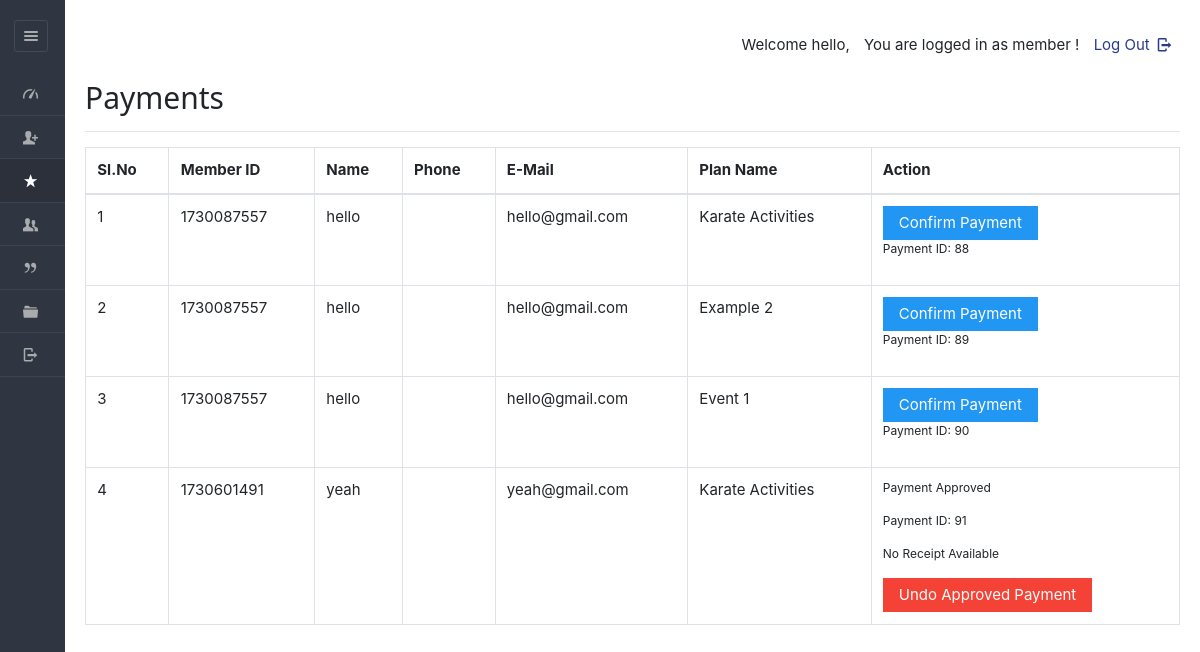
The page /dashboard/admin/payments.php (signed in) on the database its author committed.
### tables this page shows
CREATE TABLE IF NOT EXISTS `enrolls_to` (
  `et_id` int NOT NULL AUTO_INCREMENT,
  `planid` varchar(8) NOT NULL,
  `userid` varchar(20) NOT NULL,
  `paid_date` varchar(40) NOT NULL,
  `expire` varchar(40) NOT NULL,
  `hasPaid` varchar(5) NOT NULL DEFAULT 'no',
  `hasApproved` varchar(5) NOT NULL,
  `receiptIMG` varchar(100) NOT NULL,
  PRIMARY KEY (`et_id`)
);

CREATE TABLE IF NOT EXISTS `users` (
  `userid` varchar(20) NOT NULL,
  `pass_key` varchar(100) NOT NULL,
  `imageid` varchar(200) NOT NULL,
  `username` varchar(40) NOT NULL,
  `fullName` varchar(100) NOT NULL,
  `gender` varchar(8) NOT NULL,
  `mobile` varchar(20) NOT NULL,
  `email` varchar(200) NOT NULL,
  `dob` varchar(40) NOT NULL,
  `joining_date` varchar(40) NOT NULL,
  `hasApproved` varchar(10) DEFAULT NULL,
  PRIMARY KEY (`userid`)
);

CREATE TABLE IF NOT EXISTS `plan` (
  `planid` varchar(8) NOT NULL,
  `tid` varchar(45) NOT NULL,
  `planName` varchar(20) NOT NULL,
  `description` varchar(200) NOT NULL,
  `planType` varchar(50) NOT NULL,
  `startDate` varchar(50) NOT NULL,
  `endDate` varchar(50) NOT NULL,
  `duration` int NOT NULL,
  `validity` varchar(20) NOT NULL DEFAULT 'Lifetime',
  `amount` int NOT NULL DEFAULT '0',
  `active` varchar(255) NOT NULL,
  PRIMARY KEY (`planid`),
  KEY `idx_plan_name` (`planName`),
  KEY `idx_plan_type` (`planType`),
  KEY `idx_description` (`description`),
  KEY `idx_active` (`active`)
);

### dashboard/admin/payments.php (the view, shortened to what this page needs)
<!DOCTYPE html>
<html lang="en">
<head>
    <link rel="stylesheet" href="../../css/style.css"  id="style-resource-5">
    <link rel="stylesheet" href="../../css/dashMain.css">
    <link rel="stylesheet" type="text/css" href="../../css/entypo.css">
    <link href="a1style.css" type="text/css" rel="stylesheet">
	<link rel="stylesheet" href="../../css/bootstrap.min.css">
    <link rel="stylesheet" href="../../css/insidedashboard.css">
	<link rel="stylesheet" href="../../css/dashboard/sidebar.css">
</head>
      <body class="page-body  page-fade" onload="collapseSidebar()">
    	<div class="page-container sidebar-collapsed" id="navbarcollapse">
		<div class="sidebar-menu">
			<header class="logo-env">
					<div class="sidebar-collapse" onclick="collapseSidebar()">
				<a href="#" class="sidebar-collapse-icon with-animation">
					<i class="entypo-menu"></i>
				</a>
			</div>
			</header>
    		<?php include('nav.php'); ?>
    	</div>
    		<div class="main-content">
				<div class="row">
					<div class="col-md-6 col-sm-8 clearfix">
					</div>
					<div class="col-md-6 col-sm-4 clearfix hidden-xs">
						<ul class="list-inline links-list pull-right">
							<li>
								<a href="logout.php">
									Log Out <i class="entypo-logout right"></i>
								</a>
							</li>
						</ul>
					</div>
				</div>
				<h2>Payments</h2>
<hr />
<table class="table table-bordered">
    <thead>
        <tr>
            <th>Sl.No</th>
            <th>Member ID</th>
            <th>Name</th>
            <th>Phone</th>
            <th>E-Mail</th>
            <th>Plan Name</th>
            <th>Action</th>
        </tr>
    </thead>
    <tbody>
<?php
$query = "SELECT e.*, u.username, u.mobile, u.email, p.planName
          FROM enrolls_to e
          JOIN users u ON e.userid = u.userid
          JOIN plan p ON e.planid = p.planid
          ORDER BY e.expire";
$result = mysqli_query($con, $query);
$sno = 1;
if (mysqli_num_rows($result) > 0) {
    while ($row = mysqli_fetch_array($result, MYSQLI_ASSOC)) {
        $uid = $row['userid'];
        $planid = $row['planid'];
        $planName = $row['planName'];
        $hasPaid = $row['hasPaid'];
        $hasApproved = $row['hasApproved'];
        $et_id = $row['et_id'];
        $receiptIMG = $row['receiptIMG'];
        echo "<tr>";
        echo "<td>" . $sno . "</td>";
        echo "<td>" . htmlspecialchars($row['userid']) . "</td>";
        echo "<td>" . htmlspecialchars($row['username']) . "</td>";
        echo "<td>" . htmlspecialchars($row['mobile']) . "</td>";
        echo "<td>" . htmlspecialchars($row['email']) . "</td>";
        echo "<td>" . htmlspecialchars($planName) . "</td>";
        $sno++;
        if ($hasPaid === 'no') {
            echo "<td>
                    <form action='make_payments.php' method='post'>
                        <input type='hidden' name='userID' value='" . htmlspecialchars($uid) . "'/>
                        <input type='hidden' name='planID' value='" . htmlspecialchars($planid) . "'/>
                        <input type='hidden' name='et_id' value='" . htmlspecialchars($et_id) . "'/>
                        <input type='submit' class='a1-btn a1-blue' value='Confirm Payment'/>
                    </form>
                    <p>Payment ID: $et_id</p>
                  </td>";
        } elseif ($hasPaid === 'yes' && $hasApproved === 'yes') {
            echo "<td>
                    <p>Payment Approved</p>
                    <p>Payment ID: $et_id</p>";
            if (!empty($receiptIMG)) {
                echo "<a href='$receiptIMG' class='a1-btn a1-orange' target='_blank'>View Receipt</a>";
            } else {
                echo "<p>No Receipt Available</p>";
            }
            echo "<form action='undo_payment.php' method='post' style='display:inline;'>
                    <input type='hidden' name='et_id' value='" . htmlspecialchars($et_id) . "'/>
                    <input type='hidden' name='userID' value='" . htmlspecialchars($uid) . "'/>
                    <input type='hidden' name='planID' value='" . htmlspecialchars($planid) . "'/>
                    <input type='submit' class='a1-btn a1-red' value='Undo Approved Payment' onclick='return confirm(\"Are you sure you want to undo this payment?\");'/>
                  </form>";
            echo "</td>";
        } else {
            echo "<td>No Action Needed</td>";
        }
        echo "</tr>";
    }
} else {
    echo "<tr><td colspan='7'>No records found</td></tr>";
}
?>
    </tbody>
</table>
    	</div>
    </body>
</html>

### css/style.css (style rules this page uses)
html { font-size: 62.5%; font-family: sans-serif; }
div { display: block; }
body { font-family: "Noto Sans", sans-serif, "Helvetica Neue", Helvetica, Arial, sans-serif; font-size: 12px; line-height: 1.428571429; display: block; margin: 0; }
*, *:before, *:after { box-sizing: border-box; }
a { text-decoration: none; background: transparent; }
p { margin: 0 0 8.5px; font-size: 12px; }
p { display: block; }
input, button, select, textarea { font-family: inherit; font-size: inherit; line-height: inherit; }
button, input { line-height: normal; }
button, input, select, textarea { font-family: inherit; font-size: 100%; margin: 0; }
input { background-color: white; cursor: text; padding: 1px; border-width: 2px; border-style: inset; border-color: initial; border-image: initial; }
input, textarea, select, button { text-rendering: auto; color: initial; letter-spacing: normal; word-spacing: normal; text-transform: none; text-indent: 0px; text-shadow: none; display: inline-block; text-align: start; margin: 0em; font: 400 13.3333px Arial; }
button, html input[type="button"], input[type="reset"], input[type="submit"] { cursor: pointer; }
a { color: #373e4a; text-decoration: none; }
a { background: transparent; }
a { color: #373e4a; }
.page-container { position: relative; padding-left: 280px; }
.page-container .sidebar-menu { position: absolute; width: 280px; top: 0; left: 0; bottom: 0; background: #303641; color: #aaabae; z-index: 1; min-height: 796px; box-sizing: border-box; }
.page-container .sidebar-menu .logo-env { width: 100%; padding: 35px; padding-bottom: 10px; box-sizing: border-box; }
.page-container.sidebar-collapsed { padding-left: 65px; }
.page-container.sidebar-collapsed .sidebar-menu { z-index: 4; width: 65px; }
.page-container.sidebar-collapsed .sidebar-menu .logo-env { display: block; padding: 20px; }
.page-container .sidebar-menu .logo-env:before, .page-container .sidebar-menu .logo-env:after { content: " "; display: table; }
.page-container .sidebar-menu .logo-env > div { display: block; vertical-align: middle; white-space: nowrap; float: left; }
.page-container .sidebar-menu .logo-env > div > a { display: inline-block; color: #aaabae; }
.page-container.sidebar-collapsed .sidebar-menu .logo-env > div.sidebar-collapse { display: block; padding: 0; left: 3px; }
.page-container .sidebar-menu .logo-env > div.sidebar-collapse, .page-container .sidebar-menu .logo-env > div.sidebar-mobile-menu { position: relative; float: right; }
.page-container .sidebar-menu .logo-env > div.sidebar-collapse a, .page-container .sidebar-menu .logo-env > div.sidebar-mobile-menu a { display: inline-block; border: 1px solid #454a54; text-align: center; padding: 0; line-height: 1; font-size: 20px; font-weight: 300; padding: 5px 2px; background-clip: padding-box; border-radius: 3px; transition: all 200ms ease-in-out; }
.page-container .sidebar-menu .logo-env:after { clear: both; }
ul, ol { margin-top: 0; margin-bottom: 8.5px; }
ul, menu, dir { display: block; list-style-type: disc; }
li { display: list-item; }
i, cite, em, var, address, dfn { font-style: italic; }

### css/entypo.css (style rules this page uses)
[class^="entypo-"]:before, [class*=" entypo-"]:before { font-family: "entypo"; font-style: normal; font-weight: normal; speak: none; display: inline-block; text-decoration: inherit; width: 1em; margin-right: .2em; text-align: center; font-variant: normal; text-transform: none; line-height: 1em; margin-left: .2em; }
.entypo-menu:before { content: '\e811'; }
.entypo-logout:before { content: '\e85d'; }

### css/dashboard/sidebar.css (style rules this page uses)
.page-container { display: flex; min-height: 100vh; }
.sidebar-menu { width: 250px; background-color: #2b303a; color: #ffffff; }
.main-content { flex-grow: 1; padding: 20px; }

### rows shown on the page
enrolls_to: userid "1730087557", userid.username "hello", userid.email "hello@gmail.com", planid.planName "Karate Activities", et_id "88"
enrolls_to: userid "1730087557", userid.username "hello", userid.email "hello@gmail.com", planid.planName "Example 2", et_id "89"
enrolls_to: userid "1730087557", userid.username "hello", userid.email "hello@gmail.com", planid.planName "Event 1", et_id "90"
enrolls_to: userid "1730601491", userid.username "yeah", userid.email "yeah@gmail.com", planid.planName "Karate Activities", et_id "91", shows "No Receipt Available"
